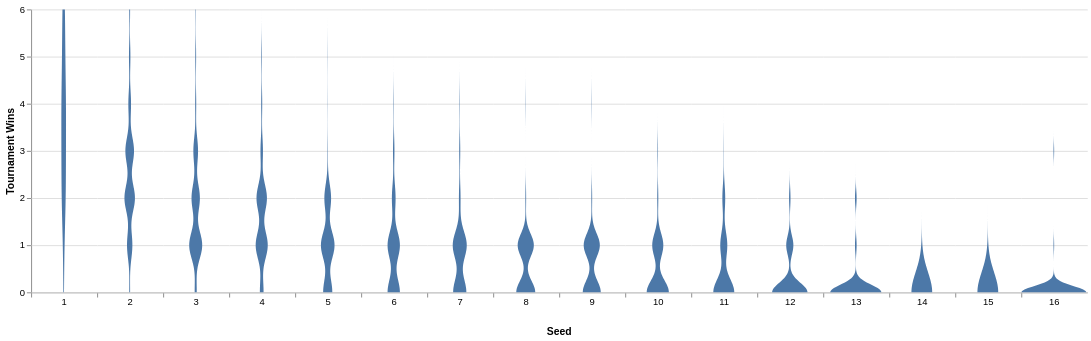

Here is the notebook cell this chart was saved with:
### Code cell
alt.Chart(marchmadness).transform_density(
    "tourney_wins", as_=["tourney_wins", "density"], groupby=["seed"]
).mark_area(orient="horizontal").encode(
    x=alt.X("density:Q")
    .stack("center")
    .impute(None)
    .title(None)
    .axis(labels=False, values=[0], grid=False, ticks=True),
    y=alt.Y("tourney_wins").title("Tournament Wins"),
    column=alt.Column("seed:O")
    .spacing(0)
    .header(titleOrient="bottom", labelOrient="bottom", labelPadding=0)
    .title("Seed"),
).configure_view(
    stroke=None
).properties(
    width=70
)

### Figure 1 — Vega-Lite specification as saved in the notebook (floating-point values rounded to 4 significant figures; data arrays with more than 128 entries replaced by an {"elided": "..."} marker saying what was removed)
{"config": {"view": {"continuousWidth": 300, "continuousHeight": 300, "stroke": null}}, "data": {"name": "data-c93e697b85bdd5ad9bddf57d1dadf1b3"}, "mark": {"type": "area", "orient": "horizontal"}, "encoding": {"column": {"field": "seed", "header": {"titleOrient": "bottom", "labelOrient": "bottom", "labelPadding": 0}, "spacing": 0, "title": "Seed", "type": "ordinal"}, "x": {"axis": {"labels": false, "values": [0], "grid": false, "ticks": true}, "field": "density", "impute": null, "stack": "center", "title": null, "type": "quantitative"}, "y": {"field": "tourney_wins", "title": "Tournament Wins", "type": "quantitative"}}, "transform": [{"density": "tourney_wins", "groupby": ["seed"], "as": ["tourney_wins", "density"]}], "width": 70, "$schema": "https://vega.github.io/schema/vega-lite/v5.20.1.json", "datasets": {"data-c93e697b85bdd5ad9bddf57d1dadf1b3": {"elided": "2084 records"}}}
